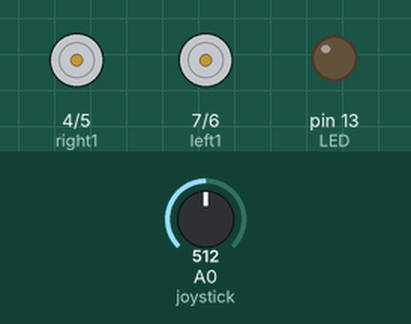
Recording of a sketch running on a simulated Arduino Uno, built with avr-gcc and run on an emulated ATmega328P. Shown: motor-driver pin pairs drawn as motors (green arrow = first pin HIGH = forward, orange = second pin HIGH = backward, longer = more drive), output pins drawn as LEDs (lit = HIGH). Dashed ring = blinking. The test bench sets the inputs (shaded band); at power-on: A0 (joystick) = 512.

Above: at 5.77 s.
5.8 s: A0 (joystick) set to 592
9.3 s: A0 (joystick) set to 607
At 10.04 s:
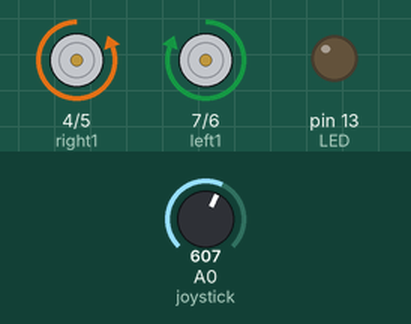
At 10.6 s:
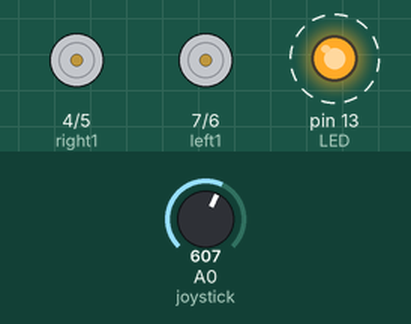
12.8 s: A0 (joystick) set to 590
At 14.0 s:
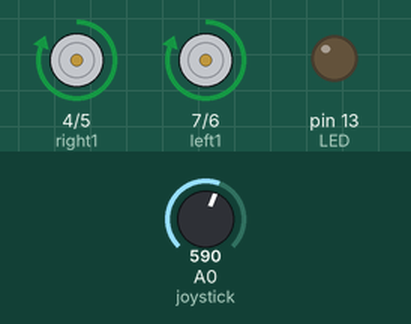
Timing chart, 0 to 22.3 s (numbered marks = the images above; inputs shaded):
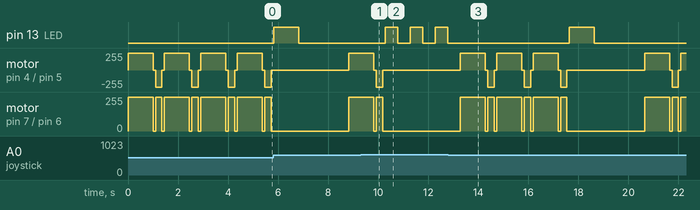

Measured:
- the behaviour switches between 599 and 600 on A0 (joystick) (found by bisection; images 0 and 1)
- after the input at 9.3 s, pin 13 (LED): alternates HIGH for 0.50 s and LOW for 0.50 s, starting after 0.98 s; motor on pin 4 (right1) / pin 5 (right2), motor on pin 7 (left1) / pin 6 (left2): goes on until 10.2 s, then stays stopped
- by itself, motor on pin 7 (left1) / pin 6 (left2): repeats every 1.5 s: stopped 0.10 s, forward 255/255 0.26 s, stopped 0.10 s, forward 255/255 1.0 s
- by itself, motor on pin 4 (right1) / pin 5 (right2): repeats every 1.5 s: stopped 0.10 s, backward 255/255 0.26 s, stopped 0.10 s, forward 255/255 1.0 s

The sketch:

If_Else_Loop.ino
```cpp
/*
 Team: Austin Gnecco, Daniel Maas, Jessica Pearson, Saket Shanmugam
 Program: Project 5, "Don't move unless I say so..."
 Goal: to utilize IF...then...ELSE program to command the CP bot to move
 forward repeatedly tracing out the 4 sides of the square path only if the
 left joystick is pushed forward. If the joystick is not pushed forward, stop the motor,
 light the LED for 1/2 seconds before checking the joystick again.
 */

int right1 = 4; // IN1 (Motor A)
int right2 = 5; // IN2 (Motor A)
int left1 = 7; // IN3 (Motor B)
int left2 = 6; // IN4 (Motor B)
int LED = 13; // LED pin
int full_speed = 255;
int forward_time = 1000;
int turn_time = 255;
int joystick = 0;

void setup()
{
  //Set all pinModes to output
  pinMode(right1, OUTPUT);
  pinMode(right2, OUTPUT);
  pinMode(left1, OUTPUT);
  pinMode(left2, OUTPUT);
  pinMode(LED, OUTPUT);
}

void loop()
{
  //complete a side if the joystick is moved
 for(int i = 0;i<4;i)
 {
  if(analogRead(joystick) < 600)
  {
  Trace1Side();
  PivotRight();
  i++;
  }
  else
  {
   flashLED(500);
  }
 }
  flashLED(1000);
  delay(1000);
}

//Forward
void Trace1Side()
{
  analogWrite(right1, full_speed);
  digitalWrite(right2, LOW);
  analogWrite(left1, full_speed);
  digitalWrite(left2, LOW);
  delay(forward_time);
  //Stop Motors
  digitalWrite(right1, LOW);
  digitalWrite(right2, LOW);
  digitalWrite(left1, LOW);
  digitalWrite(left2, LOW);
  delay(100);
}

// Turn 90 degrees
void PivotRight()
{
  analogWrite(right2, full_speed);
  digitalWrite(right1, LOW);
  analogWrite(left1, full_speed);
  digitalWrite(left2, LOW);
  delay(turn_time);
  //Stop Motors
  digitalWrite(right1, LOW);
  digitalWrite(right2, LOW);
  digitalWrite(left1, LOW);
  digitalWrite(left2, LOW);
  delay(100);
}

//Flash
void flashLED(int flash_interval)
{
  digitalWrite(LED, HIGH);
  delay(flash_interval);
  digitalWrite(LED, LOW);
  delay(flash_interval);
}
```
